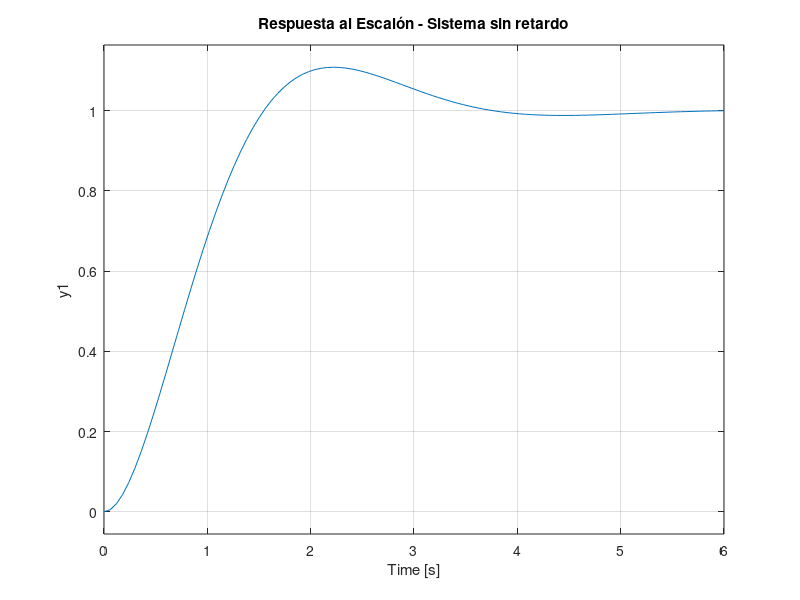
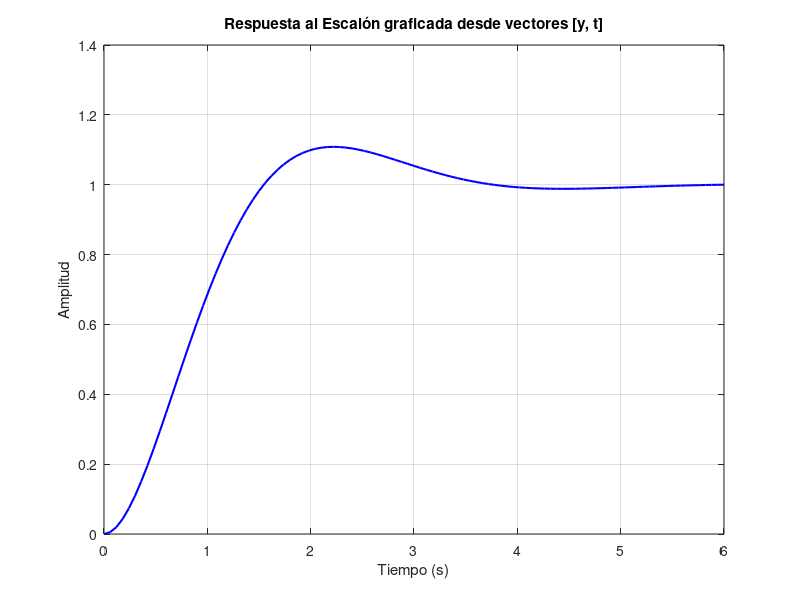

Source code (MATLAB) for these figures, in order: (Note: this script raises an error after producing the figures.)
%% TALLER 2
clear; clc; close all;

% SECCIÓN 1.5.1

num = 3;
den = [1 2 3];
Gs_base = tf(num, den);

figure('Name', 'Tarea 1: Respuestas directas G(s) base');
subplot(2,1,1);
impulse(Gs_base);
title('Respuesta al Impulso - Sistema sin retardo');
subplot(2,1,2);
step(Gs_base);
title('Respuesta al Escalón - Sistema sin retardo');

% Almacenar valores en vectores y graficar
[y_base, t_base] = step(Gs_base);
figure('Name', 'Tarea 2: Gráfica desde vectores');
plot(t_base, y_base, 'b', 'LineWidth', 1.5);
title('Respuesta al Escalón graficada desde vectores [y, t]');
xlabel('Tiempo (s)'); ylabel('Amplitud');
grid on;

delay = 2;
Gs_delay = tf(num, den, 'InputDelay', delay);


[y_imp_d, t_imp_d] = impulse(Gs_delay);
[y_step_d, t_step_d] = step(Gs_delay);

figure('Name', 'Tarea 4 y 5: Sistema con Retardo y Puntos Máximos');

subplot(2,1,1);
plot(t_imp_d, y_imp_d, 'LineWidth', 1.5); hold on; grid on;
% Marcar el valor máximo
[max_imp, idx_imp] = max(y_imp_d);
plot(t_imp_d(idx_imp), max_imp, 'ro', 'MarkerSize', 8, 'MarkerFaceColor', 'r');
text(t_imp_d(idx_imp)+0.5, max_imp, sprintf('Máx: %.2f', max_imp));
title('Respuesta al Impulso con Retardo (2s)');
xlabel('Tiempo (s)'); ylabel('Amplitud');

% Escalón
subplot(2,1,2);
plot(t_step_d, y_step_d, 'LineWidth', 1.5); hold on; grid on;
% 5. Encontrar y marcar el valor máximo
[max_step, idx_step] = max(y_step_d);
plot(t_step_d(idx_step), max_step, 'ro', 'MarkerSize', 8, 'MarkerFaceColor', 'r');
text(t_step_d(idx_step)+0.5, max_step, sprintf('Máx: %.2f', max_step));
title('Respuesta al Escalón con Retardo (2s)');
xlabel('Tiempo (s)'); ylabel('Amplitud');

% Verificar el tiempo 
% Buscamos el primer índice donde la salida es mayor a una tolerancia pequeña
tolerancia = 1e-3;
idx_inicio = find(y_step_d > tolerancia, 1);
tiempo_respuesta = t_step_d(idx_inicio);
fprintf('El sistema con retardo comienza a responder aproximadamente en t = %.2f segundos.\n', tiempo_respuesta);



% SECCIÓN 1.5.2: Respuesta a señales arbitrarias

t1 = 0:0.1:30;
u1 = zeros(size(t1));
u1(t1 >= 10 & t1 < 20) = 5;
u1(t1 >= 20) = 10;

figure('Name', 'Tarea 1 y 2: Señal Fig 1.2');
subplot(1,2,1);
plot(t1, u1, '--', 'LineWidth', 1.5); grid on;
title('(a) Señal arbitraria'); xlabel('Tiempo'); ylabel('Amplitud');
ylim([0 12]);

subplot(1,2,2);
lsim(Gs_delay, u1, t1);
title('(b) Respuesta del sistema'); grid on;

% Repetir para la señal arbitraria 
t2 = 0:0.1:40;
u2 = zeros(size(t2));
u2(t2 >= 10 & t2 < 20) = 5; % Escalón a 5

indices_rampa = (t2 >= 20 & t2 < 30);
u2(indices_rampa) = 15 + (t2(indices_rampa) - 20) * ((25 - 15) / (30 - 20)); 
u2(t2 >= 30) = 25; % Se mantiene en 25

figure('Name', 'Tarea 3: Señal Fig 1.3');
subplot(1,2,1);
plot(t2, u2, '--', 'LineWidth', 1.5); grid on;
title('Señal Fig 1.3'); xlabel('Tiempo'); ylabel('Amplitud');
ylim([0 30]);

subplot(1,2,2);
lsim(Gs_delay, u2, t2);
title('Respuesta a Señal Fig 1.3'); grid on;


%% =========================================================================
% SECCIÓN 1.6: Actividad Reto (Parte 1)
% =========================================================================

%Generar señal aleatoria con rampa asc, escalón subida, rampa desc y escalón bajada
t3 = 0:0.1:50;
u3 = zeros(size(t3));

idx_ramp_up = (t3 >= 5 & t3 < 10);
u3(idx_ramp_up) = (t3(idx_ramp_up) - 5); 

u3(t3 >= 10 & t3 < 20) = 5;
u3(t3 >= 20 & t3 < 30) = 10;

% Escalón de subida drástico en t=30 a 20, seguido de rampa descendente
u3(t3 == 30) = 20; 
idx_ramp_down = (t3 > 30);

% Rampa descendente de 20 a 15 (entre t=30 y t=50)
u3(idx_ramp_down) = 20 - (t3(idx_ramp_down) - 30) * ((20 - 15) / (50 - 30));


figure('Name', 'Actividad Reto');
subplot(1,2,1);
plot(t3, u3, 'b-', 'LineWidth', 1.5); grid on;
title('Señal aleatoria'); 
xlabel('Tiempo (s)'); ylabel('Amplitud');
legend('Señal variante en el tiempo');
ylim([0 22]);

% 3. Utilizar G(s) con retardo para obtener la respuesta con lsim
subplot(1,2,2);
lsim(Gs_delay, u3, t3);
title('Linear Simulation Results');
grid on;
